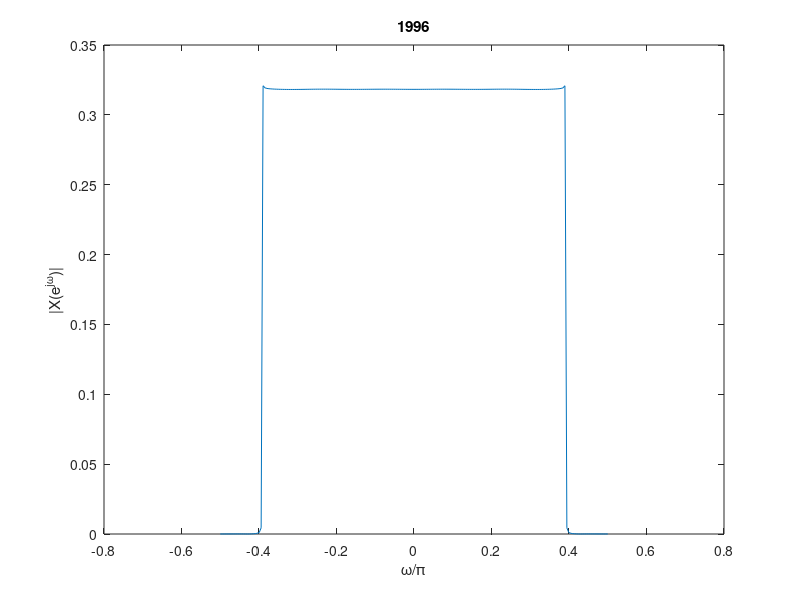

Reproduce this figure in MATLAB.
% Observing Gibbs phenomenon
f = linspace(-0.5,0.5,200);    % [-0.5pi, 0.5pi]
wc = 0.25*pi;                  % cutoff frequency

for M=1:5:2000
    n = (-M:M);
    for j=1:length(f)
       X(j) = sum(wc/pi*sinc(wc*n).*exp(-i*2*pi*n*f(j)));
    end
    plot(f,abs(X));
    xlabel('\omega/\pi');
    ylabel('|X(e^j^\omega)|');
    title(M);
    pause;
end



